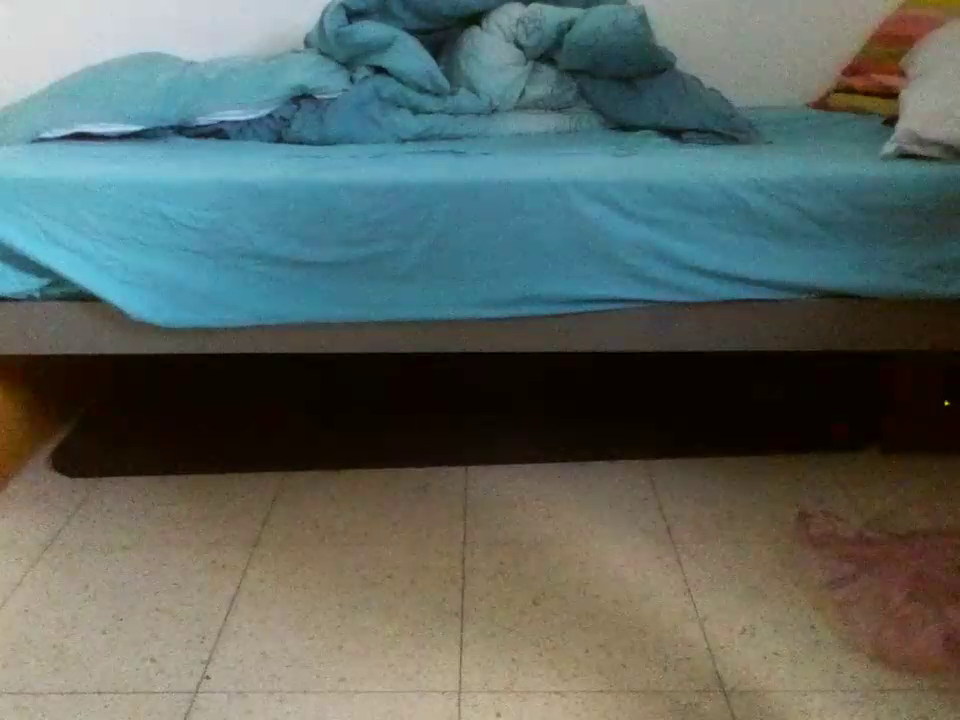
#> input picture Data/drone_frame1.png, 960 x 720 px, given in place of the camera
$ python 3DPoints.py
#> lines starting #> are read from the running program, lines starting #| are printed output that depends on the picture
#!/usr/bin/env python3
# -*- coding:utf-8 -*-
import time
from typing import List, Tuple, Text, AnyStr, Union, Optional, Iterator

import cv2 as cv
import numpy as np
import copy
import pickle
import math

import triangulation
import camera_params
import constants

# features_detectores_mode = {
#     "GFTT" = find_features_GFTT()
#     "SIFT" = find_features_SIFT()
#     "ORB " = find_features_ORB()
# }

sift = cv.xfeatures2d.SIFT_create(constants.FEATURES_TO_TRACK)

orb = cv.ORB_create(
    nfeatures=constants.FEATURES_TO_TRACK,
    scaleFactor=1.2,
    nlevels=8,
    edgeThreshold=31,
    firstLevel=0,
    WTA_K=2,
    scoreType=cv.ORB_HARRIS_SCORE,
    patchSize=31,
    fastThreshold=20
)

SAVE_VIDEO = False  # True to save the video, False to not save
REAL_TIME = True  # True to use cameras in real time, false to use video offline

video_name = "New_Stairs"
vid_file1 = "outputs/" + video_name + "1.avi"
vid_file2 = "outputs/" + video_name + "2.avi"
output_name1 = "outputs/" + video_name + "1_points" + ".avi"
output_name2 = "outputs/" + video_name + "2_points" + ".avi"

matching_vid = "outputs/" + video_name + "_matching" + ".avi"

if REAL_TIME:
    vid_file1 = 1
    vid_file2 = 2

saved_points = []
curr_num = 0
min_featured = constants.MIN_FOLLOW_POINTS
cams_update = False


# [17 lines left out: function convert_to_tuple_list, not called in this run]


class Tracking_Point():
    """

    Attributes:
    :param name: string of 3 english letters that represent a name
    :param point: tuple that represent a point in the plain
    :param keyPoint: keyPoint of that point
    :param descriptor: desocriptor of the keypoint
    :param realLoc: real world location
    :param matchedPoint: the matched point in the second camera
    """

    # [135 lines left out: functions __init__, find_features_ORB, find_features_GFTT, find_features_SIFT, points_to_keyPoints, get_sift_desc and 2 more, not called in this run]


index_params = dict(algorithm=constants.FLANN_INDEX_KDTREE, trees=5)
search_params = dict(checks=50)  # or pass empty dictionary

flann = cv.FlannBasedMatcher(index_params, search_params)  # TODO: Understand

# Euclidean distance
def distance(pt1, pt2):
    return np.linalg.norm(np.array(pt1.point[1]) - np.array(pt2.point[1]))


# TODO(tomer or Fares): fix that one point can be mapped to more than one point
# [49 lines left out: function match_points, not called in this run]


def save_points(Tracking_Points: List[Tracking_Point],
                mode: Optional[Text] = constants.DEFAULT_SAVE_MODE,
                basename: Optional[AnyStr] = "model"
                ) -> None:
    """
    Save `Tracking_Points` to a file.

    :arg Tracking_Points: The points to save.
    :arg mode: (Optional, default: `constants.DEFAULT_SAVE_MODE`)
        Valid values:
        * "csv": Appends to the csv file
        * "pickle": Overwrite the previuos pickle file
    :arg basename: (Optional, default: "model") The basename for the file.

    :returns: `None`.
    """
    global saved_points
    if mode == "csv":  # saves in csv format
        with open(f"{basename}.csv", "wt") as f:
            # Add unvisited points to file
            for tp in Tracking_Points:
                # [9 lines of commented-out code are left out]
                f.write("{x},{y},{z}\n".format(
                    x=tp.realLoc[0],
                    y=tp.realLoc[1],
                    z=tp.realLoc[2]
                )
                )
                #saved_points.append(tp)
    elif mode == "pickle":  # saves in pickle format
        with open(f"{basename}.pickle", "w") as f:
            pickle.dump(Tracking_Point, f)
            saved_points += Tracking_Points
    # TODO: Add XML option
    else:
        print("Unknown saving format \"{0}\". Not saving the points...".format(mode))


# TODO maybe change one day
# [348 lines left out: functions next_name, merge_same_point_by_pos, merge_same_point_by_desc, merge_same_point, record_cams, manage_points and 4 more, not called in this run]


def point_with_loc(tpoints: List[Tracking_Point]) -> List[Tracking_Point]:
    """
    Returns only the Tracking_Point with a valid real world location

    :arg tpoints: The Tracking_Point list we want get points with real world location.

    :returns: list of Tracking_Points.
    """
    return [tp for tp in tpoints if tp.realLoc is not None]

# [33 lines left out: functions point_without_loc, Send2PnP, create_objp, not called in this run]


def generate_chessboard_for_camera(frame):
    """
    finds the points of the chessboard in the frame

    :param frame: the current frame
    :return points of the chessboard
    """
    gray = cv.cvtColor(frame, cv.COLOR_BGR2GRAY)  # turn frame to grayscale
    ret, corners = cv.findChessboardCorners(gray, constants.BOARD_SIZE, None)
    return ret, cv.cornerSubPix(gray, corners, (11, 11), (-1, -1), constants.criteria)


# [153 lines left out: function scanning, not called in this run]

def chess_each_frame():
    global saved_points
    my_points1 = []
    cap1 = cap2 = out1 = out2 = None
    try:
        cap1 = cv.VideoCapture(vid_file1)  # capture from camera 1 video
        cap2 = cv.VideoCapture(vid_file2)  # capture from camera 2 video

        old_frame1 = None  # old camera 1 frame
        old_frame2 = None  # old camera 2 frame

        my_points1 = []  # all of the points of camera 1
        on_screen1 = []  # all of the points on screen of camera 1

        my_points2 = []  # all of the points of camera 2
        on_screen2 = []  # all of the points on screen of camera 2

        # save the file:
        if SAVE_VIDEO:
            fourcc = cv.VideoWriter_fourcc(*'MPEG')  # 'x264' doesn't work

            WIDTH = int(cap1.get(3))  # width of video
            HEIGHT = int(cap1.get(4))  # height of video

            size1 = (WIDTH, HEIGHT)  # dimension of video

            WIDTH = int(cap2.get(3))  # width of video
            HEIGHT = int(cap2.get(4))  # height of video

            size2 = (WIDTH, HEIGHT)  # dimension of video

            out1 = cv.VideoWriter(output_name1, fourcc, 20.0, size1)  # get video
            out2 = cv.VideoWriter(output_name2, fourcc, 20.0, size2)  # get video

            size3 = (size1[0] + size2[1], HEIGHT)

            out_match = cv.VideoWriter(matching_vid, fourcc, 20.0, size3)  # get video

        # for i in range(10):  # throw first 10 frames
        #     cap1.read()
        #     cap2.read()

        is_first = True
        k = 0
        tick = 0  # to count fps
        while k != ord('q') and k != ord('Q') and k != 27:  # 'Q', 'q' or ESC
            tick = time.time()
            ret1, frame1 = cap1.read()  # read next frame from camera 1
#> frame1 is the input picture: shape (720, 960, 3); mean B, G, R 98.1, 102.8, 91.4
            ret2, frame2 = cap2.read()  # read next frame from camera 2

            if not ret1 or not ret2:  # if the next frame wasn't read properly
                break

            k = cv.waitKey(1) & 0xff
#> (key q is pressed here)

            if is_first:

                ret1, my_points1_temp = generate_chessboard_for_camera(frame1)
#> in generate_chessboard_for_camera, `gray = cv.cvtColor(frame, cv.COLOR_BGR2GRAY)`:
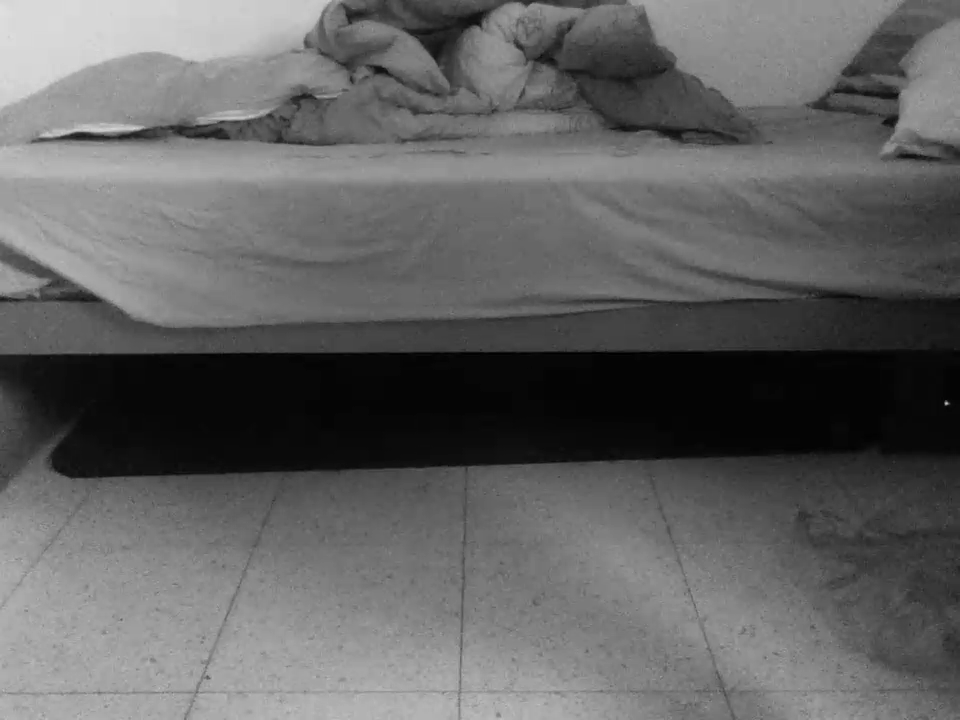
#> gray: shape (720, 960); min 0, max 223, mean 98.8
#> in generate_chessboard_for_camera, `ret, corners = cv.findChessboardCorners(gray, constants.BOARD_SIZE, No..`: ret = False; corners = None
                ret2, my_points2_temp = generate_chessboard_for_camera(frame2)

                if not ret1 or not ret2:
                    cv.imshow("Chess1", frame1)  # show frame
                    cv.imshow("Chess2", frame2)  # show frame
                    k = cv.waitKey(1) & 0xff
                    continue

                objp = create_objp()

                # [7 lines of commented-out code are left out]

                for p, rl in zip(my_points1_temp,
                                 objp):  # add all the points from camera 1 as 'Tracking_Point to 'my_points1'
                    kpt = points_to_keyPoints(p)
                    d = get_sift_desc(frame1, kpt)
                    my_points1.append(Tracking_Point("1" + next_name(), p[0], kpt, d[0], rl))

                # for p in my_points2_temp:  # add all the points from camera 2 as 'Tracking_Point to 'my_points2'
                #     kpt = points_to_keyPoints(p)
                #     d = get_sift_desc(frame2, kpt)
                #     my_points2.append(Tracking_Point("2" + next_name(), p[0], kpt, d[0], None))

                for p, rl in zip(my_points2_temp,
                                 objp):  # add all the points from camera 2 as 'Tracking_Point to 'my_points2'
                    kpt = points_to_keyPoints(p)
                    d = get_sift_desc(frame2, kpt)
                    my_points2.append(Tracking_Point("2" + next_name(), p[0], kpt, d[0], rl))

                # triangulation.find_real_points(R1, T1, R2, T2, my_points1, my_points2)

                on_screen1 = my_points1[:]  # updates 'on_screen1'
                on_screen2 = my_points2[:]  # updates 'on_screen2'
                is_first = False
            else:
                ret1, my_points1_temp = generate_chessboard_for_camera(frame1)
                ret2, my_points2_temp = generate_chessboard_for_camera(frame2)

                if not ret1 or not ret2:
                    cv.imshow("Chess1", frame1)  # show frame
                    cv.imshow("Chess2", frame2)  # show frame
                    k = cv.waitKey(1) & 0xff
                    continue

                objp = create_objp()

                R1, T1 = triangulation.PnP(objp, my_points1_temp, 1)  # get rotation & translation from solvePnP from camera 1
                R2, T2 = triangulation.PnP(objp, my_points2_temp, 2)  # get rotation & translation from solvePnP from camera 2

                my_points1, on_screen1 = manage_points(frame1, old_frame1, my_points1, on_screen1)
                fps1 = 1.0 / (time.time() - tick)
                my_points2, on_screen2 = manage_points(frame2, old_frame2, my_points2, on_screen2)
                fps2 = 1.0 / (time.time() - tick)

                _frame1 = frame1.copy()
                cv.putText(_frame1, str(fps1), (0, 21), cv.FONT_HERSHEY_DUPLEX, 1, (0, 0, 255))
                _frame2 = frame2.copy()
                cv.putText(_frame2, str(fps2), (0, 21), cv.FONT_HERSHEY_DUPLEX, 1, (0, 0, 255))
                save_frame1 = vis_frame(_frame1, on_screen1, "Camera 1")
                save_frame2 = vis_frame(_frame2, on_screen2, "Camera 2")
                if SAVE_VIDEO:
                    out1.write(save_frame1)  # write frame
                    out2.write(save_frame2)  # write frame

                m1, m2, m, mm = match_points(on_screen1, on_screen2)
                matching_frame = print_knn(frame1, frame2, on_screen1, on_screen2, m, mm)

                if SAVE_VIDEO:
                    out_match.write(matching_frame)
                triangulation.find_real_points(R1, T1, R2, T2, point_without_loc(m1), point_without_loc(m2))

            old_frame1 = frame1.copy()
            old_frame2 = frame2.copy()

    finally:
        save_points(point_with_loc(my_points1))
        print("Video is over")
        cv.destroyAllWindows()
        cap1 and cap1.release()
        cap2 and cap2.release()
        if SAVE_VIDEO:
            out1 and out1.release()
            out2 and out2.release()
            out_match and out_match.release()
    return


if __name__ == "__main__":
    # record_cams()
    # scanning()
#> (the run stopped early here; a loop or call above may not have finished)
